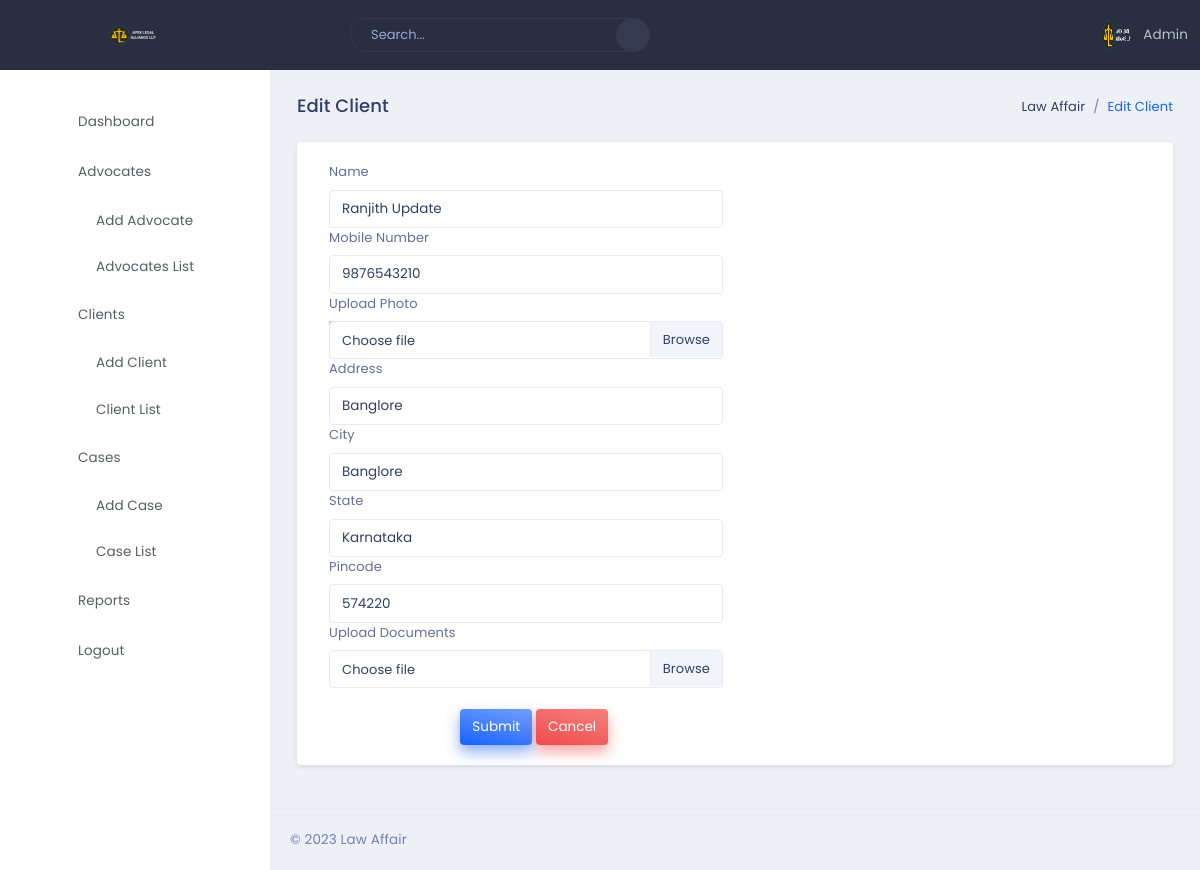
/admin/edit_client.php?id=7 (signed in), run on the app's committed database.
### tables this page shows
CREATE TABLE `clients` (
  `id` int(11) NOT NULL,
  `name` varchar(50) NOT NULL,
  `mobile_number` varchar(20) NOT NULL,
  `photo_name` varchar(100) DEFAULT NULL,
  `address` varchar(200) NOT NULL,
  `document_name` varchar(100) DEFAULT NULL,
  `username` varchar(50) NOT NULL,
  `created_at` timestamp NOT NULL DEFAULT current_timestamp(),
  `updated_at` timestamp NOT NULL DEFAULT current_timestamp() ON UPDATE current_timestamp(),
  `city` varchar(100) NOT NULL,
  `state` varchar(100) NOT NULL,
  `pincode` varchar(100) NOT NULL
);

### admin/Database.php (called while the page is built, shortened)
<?php
class ClientDetails {
    private $conn;
    public function __construct($conn) {
        $this->conn = $conn;
    }
    public function getClientDetails($id) {
        $stmt = $this->conn->prepare("SELECT * FROM clients WHERE id = ?");
        $stmt->bindParam(1, $id, PDO::PARAM_INT);
        $stmt->execute();
        $result = $stmt->fetch(PDO::FETCH_ASSOC);
        return $result;
    }
}
?>

### admin/edit_client.php (the view, shortened to what this page needs)
<?php
require("top-navbar.php");
?>
<div class="page-wrapper">
    <div class="page-content">
        <div class="container-fluid">
            <div class="row">
                <div class="col-sm-12">
                    <div class="page-title-box">
                        <div class="float-right">
                            <ol class="breadcrumb">
                                <li class="breadcrumb-item"><a href="dashboard.php">Law Affair</a></li>
                                <li class="breadcrumb-item active">Edit Client</li>
                            </ol>
                        </div>
                        <h4 class="page-title">Edit Client</h4>
                    </div>
                </div>
            </div>
            <div class="row">
                <div class="col-lg-12">
                    <div class="card">
                        <?php
                        include 'config/config.php';
                        include 'Database.php';
                        $clientDetails = new ClientDetails($conn);
                        $id = $_GET['id'];
                        $client = $clientDetails->getClientDetails($id);
                        ?>
                        <div class="card-body">
                            <form action="update_client.php" method="POST" enctype="multipart/form-data">
                                <div class="row">
                                    <div class="col-lg-12">
                                        <div class="col-lg-6">
                                            <label for="example-text-input" class="">Name</label>
                                            <input class="form-control" name="name" type="text" id="example-text-input"
                                                value="<?php echo htmlspecialchars($client['name']) ?>">
                                        </div>
                                        <div class="col-lg-6">
                                            <label for="example-tel-input" class="">Mobile
                                                Number</label>
                                            <input class="form-control" name="mobileNumber" type="tel"
                                                id="example-tel-input" value="<?php echo $client['mobile_number'] ?>">
                                        </div>
                                        <div class="col-lg-6">
                                            <label class="">Upload Photo</label>
                                            <div class="custom-file">
                                                <label class="custom-file-label" for="customFile">Choose file</label>
                                            </div>
                                        </div>
                                        <div class="col-lg-6">
                                            <label for="exampleInputEmail1">Address</label>
                                            <input class="form-control" name="address" value="<?php echo $client['address'] ?>"type="text"
                                                id="example-text-input">
                                        </div>
                                        <div class="col-lg-6">
                                            <label for="exampleInputEmail1">City</label>
                                            <input class="form-control" name="city" type="text" value="<?php echo $client['city'] ?>" id="example-text-input">
                                        </div>
                                        <div class="col-lg-6">
                                            <label for="exampleInputEmail1">State</label>
                                            <input class="form-control" name="state" type="text" value="<?php echo $client['state'] ?>"
                                                id="example-text-input">
                                        </div>
                                        <div class="col-lg-6">
                                            <label for="exampleInputEmail1">Pincode</label>
                                            <input class="form-control" name="pincode" type="text"
                                                id="example-text-input" value="<?php echo $client['pincode'] ?>">
                                        </div>
                                        <div class="col-lg-6">
                                            <label for="example-datetime-local-input" class="">Upload Documents</label>
                                            <div class="custom-file">
                                                <label class="custom-file-label" for="customFile">Choose file</label>
                                            </div>
                                        </div>
                                        <div class="row">
                                            <div class="col-sm-10 ml-auto">
                                                <button type="submit" class="btn btn-gradient-primary">Submit</button>
                                                <button type="button" class="btn btn-gradient-danger">Cancel</button>
                                            </div>
                                        </div>
                                    </div>
                                </div>
                            </form>
                        </div>
                    </div>
                </div>
            </div>
        </div>
        <footer class="footer text-center text-sm-left">
            &copy; 2023 Law Affair
        </footer>
    </div>
</div>
</body>
</html>

### data on the page
clients: name "Ranjith Update", mobileNumber "9876543210", address "Banglore", city "Banglore", state "Karnataka", pincode "574220"
